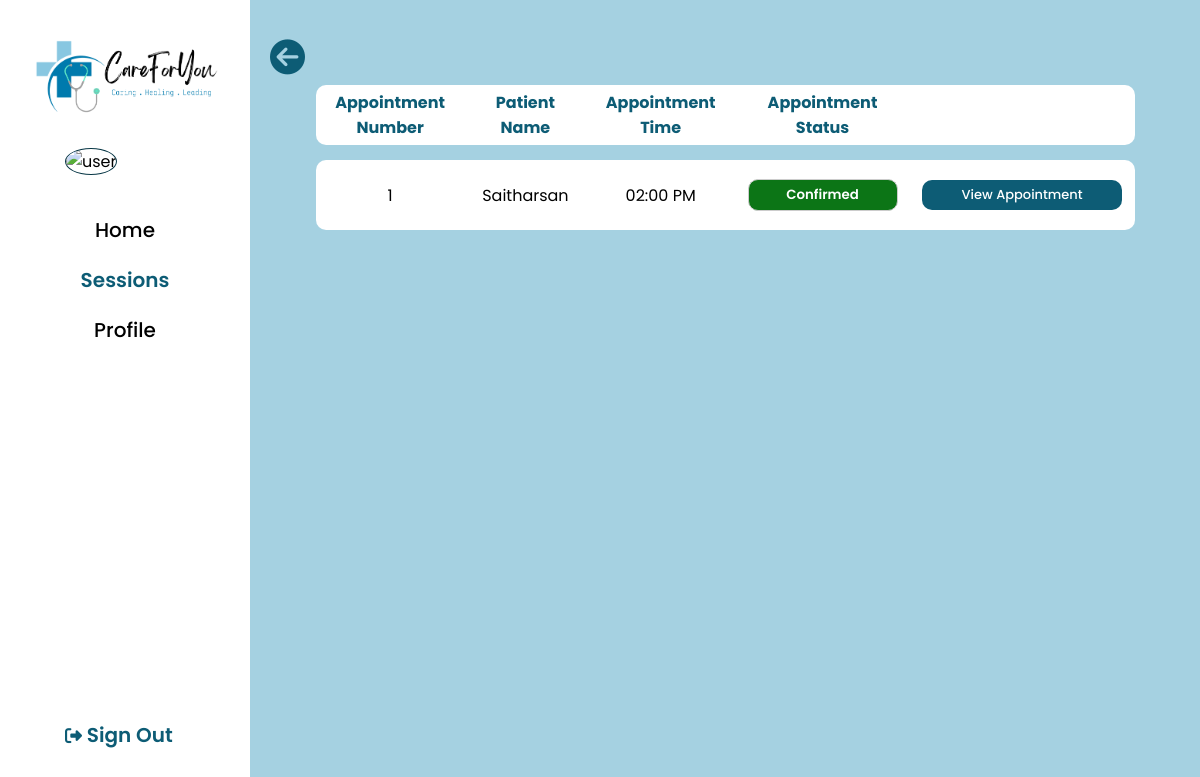
/assistant/asst_appointments.php?id=2 (signed in), run on the app's committed database.
### tables this page shows
CREATE TABLE `tbl_docappointment` (
  `docapt_id` int(11) NOT NULL,
  `session_id` int(11) NOT NULL,
  `docapt_time` varchar(100) NOT NULL,
  `docapt_no` int(11) NOT NULL,
  `docapt_status` int(11) NOT NULL,
  `pat_name` varchar(200) NOT NULL,
  `relationship` varchar(50) NOT NULL,
  `pat_nic` varchar(20) NOT NULL,
  `pat_contact` varchar(20) NOT NULL,
  `created_by` int(11) NOT NULL,
  `created_at` timestamp NULL DEFAULT current_timestamp(),
  `my_other` varchar(10) NOT NULL,
  `net_total` varchar(10) NOT NULL,
  `docapt_flag` int(11) NOT NULL,
  `prescription_name` varchar(255) NOT NULL,
  `other_remark` varchar(255) NOT NULL,
  `record_access` int(11) NOT NULL
);

CREATE TABLE `tbl_patient` (
  `p_id` int(10) NOT NULL,
  `userid` int(10) NOT NULL,
  `first_name` varchar(100) NOT NULL,
  `last_name` varchar(100) NOT NULL,
  `gender` varchar(30) NOT NULL,
  `dob` varchar(15) NOT NULL,
  `nic` varchar(20) NOT NULL,
  `contact` int(10) NOT NULL,
  `address` varchar(255) NOT NULL,
  `profile_picture` varchar(255) NOT NULL DEFAULT 'user.png',
  `acc_createdate` varchar(50) NOT NULL
);

### assistant/asst_appointments.php (the view, shortened to what this page needs)
<?php include('../config/constants.php') ?>
<?php include('asst_getinfo.php') ?>
<?php
    $session_id = $_GET['id'];
    $sql = "SELECT * FROM tbl_docappointment
                INNER JOIN tbl_sysusers ON tbl_docappointment.created_by = tbl_sysusers.userid
                INNER JOIN tbl_patient ON tbl_sysusers.userid = tbl_patient.userid
                AND session_id = '$session_id'
                AND (docapt_status = '1' OR docapt_status = '3' OR docapt_status = '4')";
    $results = mysqli_query($conn,$sql);
?>
<!DOCTYPE html>
<html lang="en">
<head>
    <link rel="stylesheet" href="../css/asst.css">
</head>
<body>
    <div class="wrapper">
        <div class="sidebar">
            <a href="../index.php"><img src="../images/logo.png" alt="logo" class="logo"></a>
            <img src="../images/user-profilepic/assistant/<?php echo $profile_picture; ?>" alt="user" class="imgframe">
            <ul>
                <li><a href="asst_home.php">Home</a></li>
                <li><a href="asst_session.php"><div class="highlighttext">Sessions</div></a></li>
                <li><a href="asst_viewprofile.php">Profile</a></li>
            </ul>
            <div class="signouttext"><a href="../logout.php"><i class="fa-solid fa-right-from-bracket"></i> Sign Out </a></div>
        </div>
        <div class="main_content">
            <div class="info">
            <div class="back" onclick="location.href='asst_viewsession.php?id=<?php echo $session_id ?>'">
                <i class="fa-solid fa-circle-arrow-left" style="font-size: 35px;"></i>
            </div>
            <table class="tbl-main">
                <thead>
                    <tr>
                        <td>Appointment Number</td>
                        <td>Patient Name</td>
                        <td>Appointment Time</td>
                        <td>Appointment Status</td>
                        <td></td>
                    </tr>
                </thead>
                <tbody>
                    <?php
                        if(mysqli_num_rows($results) !=0 ){
                        while($row = mysqli_fetch_assoc($results)){
                    ?>
                            <tr>
                                <td><?php echo $row['docapt_no'] ?></td>
                                <?php
                                    if($row['my_other'] == 1){
                                ?>
                                        <td><?php echo $row['pat_name'] ?></td>
                                <?php
                                    }else{
                                ?>
                                        <td><?php echo $row['first_name'] ?></td>
                                <?php
                                    }
                                ?>
                                <td><?php echo $row['docapt_time'] ?></td>
                                <td>
                                    <?php
                                        if($row['docapt_status']==1){
                                            echo ' '.'<button class="docapt-st01">Confirmed</button>';
                                    } elseif($row['docapt_status']==3){
                                            echo ' '.'<button class="docapt-st03">Completed</button>';
                                    } elseif($row['docapt_status']==4){
                                        echo ' '.'<button class="docapt-st04">Not Attended</button>';
                                    }
                                    ?>
                                </td>
                                <td><a href="asst_viewappointment.php?id=<?php echo $row['docapt_id'] ?>"><button class="btn-viewapp" style="font-size: 13px;"><span>View Appointment</span></button></a></td>
                            </tr>
                    <?php
                            }
                        }else {
                    ?>
                            <tr>
                            <td class="nosessiontd" colspan="5"><div class="nosession">No Appointments yet</td>
                            </tr>
                    <?php
                        }
                    ?>
                </tbody>
            </table>
            </div>
        </div>
</body>
</html>

### css/asst.css (style rules this page uses)
* { margin: 0px; padding: 0px; box-sizing: border-box; list-style: none; text-decoration: none; font-family: 'Poppins', sans-serif; }
body { background-color: #A5D1E1; }
.back { margin-top: -30px; position: fixed; color: #0D5C75; cursor: pointer; }
.wrapper { display: flex; position: relative; }
.wrapper .sidebar { width: 250px; height: 100%; background: #FFFFFF; padding: 30px 0px; position: fixed; }
.logo { width: 200px; margin-top: 0px; margin-left: 25px; }
.imgframe { width: 120px; height: 120px; margin-top: 20px; margin-left: 65px; border: 1px solid #083746; border-radius: 50%; }
.wrapper .sidebar ul { margin-top: 20px; text-align: center; font-size: 20px; font-weight: 500; padding: 10px; }
.wrapper .sidebar ul li { padding: 10px; vertical-align: middle; }
.wrapper .sidebar ul li a { color: #000000; display: block; }
.signouttext { color: #0D5C75; text-align: center; font-size: 20px; font-weight: 600; position: absolute; bottom: 50px; left: 65px; }
.wrapper .sidebar .signouttext a { color: #0D5C75; display: block; }
.fa-solid { font-size: 17px; }
.wrapper .main_content { width: 100%; margin-left: 250px; margin-top: 50px; text-align: center; }
.wrapper .main_content .info { margin: 20px; color: #000000; line-height: 25px; }
.wrapper .main_content .info div { margin-bottom: 20px; }
.highlighttext { color: #0D5C75; font-weight: 600; display: inline; }
table { border-collapse:collapse; }
table td { width: 750px; text-align:center; padding-left: 10%; padding-right: 10%; }
.tbl-main { width: 90%; margin-left:auto; margin-right:auto; border-collapse: separate; border-spacing: 0 15px; }
.tbl-main tr { background-color: #ffffff; }
.tbl-main thead td { color: #0D5C75; font-weight: 700; padding: 5px; }
.tbl-main td { color: #000000; text-align: center; width: 300px; padding: 15px; padding-left: 0%; padding-right: 0%; }
.tbl-main td a { color: #0D5C75; font-weight: 520; }
.tbl-main td:first-child, th:first-child { border-radius: 10px 0 0 10px; }
.tbl-main td:last-child, th:last-child { border-radius: 0 10px 10px 0; }
.btn-viewapp { border-radius: 10px; background-color: #0D5C75; border: none; color: #FFFFFF; text-align: center; padding: 5px; width: 200px; transition: all 0.5s; cursor: pointer; margin: 5px; font-weight: 500; font-size: 15px; }
.btn-viewapp span { cursor: pointer; display: inline-block; position: relative; transition: 0.5s; }
.btn-viewapp span:after { content: '\00bb'; position: absolute; opacity: 0; top: 0; right: -20px; transition: 0.5s; }
.docapt-st01 { width: 175px; width: 150px; background-color: #0C7516; padding: 5px; padding-left: 10px; padding-right: 10px; border-radius: 10px; border: 1px solid #ccc; color: #ffffff; font-weight: 550; }

### data on the page
tbl_docappointment: docapt_no "1", tbl_patient.first_name "Saitharsan", docapt_time "02:00 PM", docapt_status "Confirmed"
